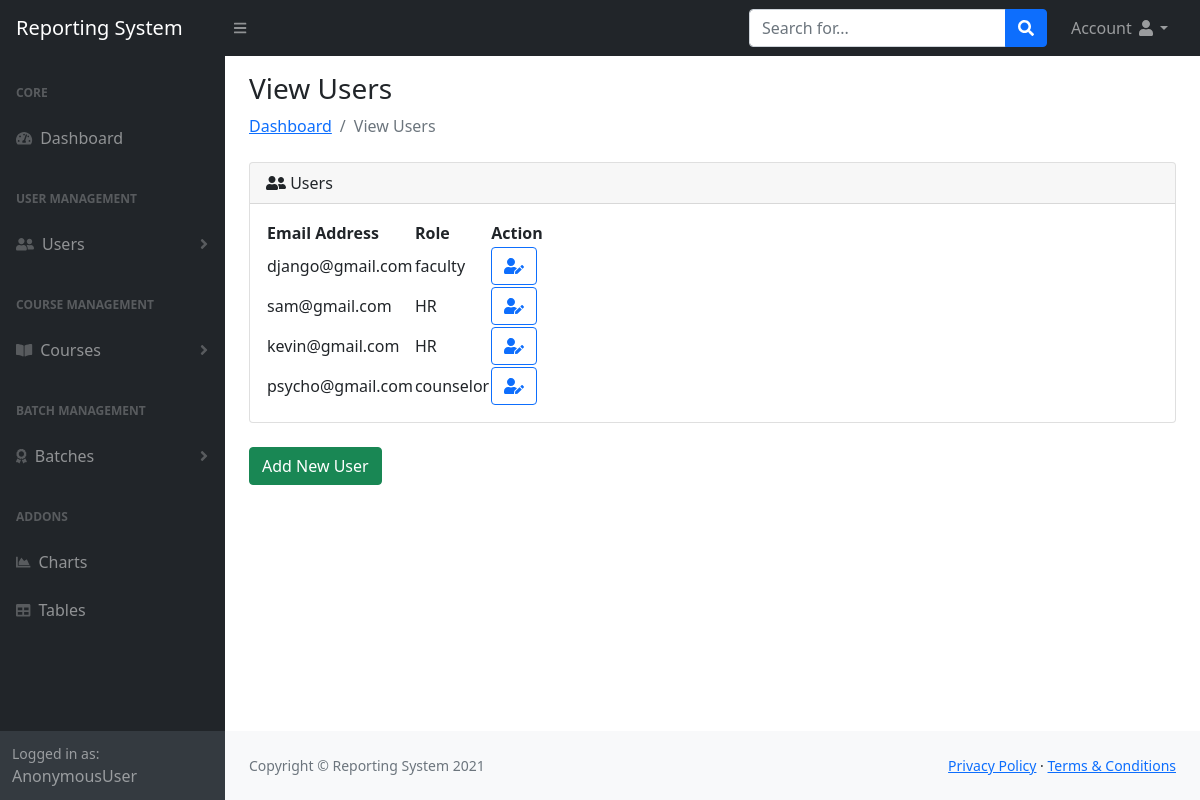
/head/users/, run on an earlier commit of the app's database.
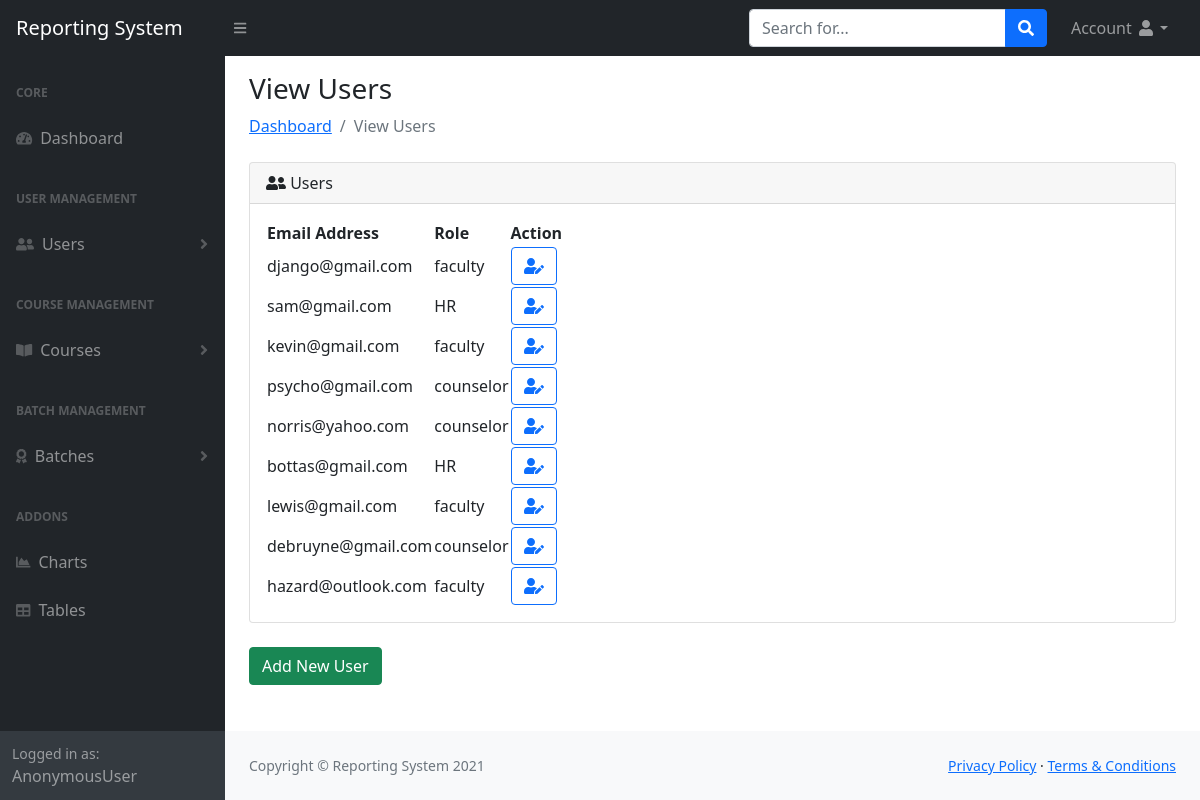
And on a later commit of the database.
### reporting/models.py (models this page shows, shortened)
class CustomUser(AbstractBaseUser):
    email = models.EmailField(
        verbose_name='email address',
        max_length=255,
        unique=True,
    )
    options = (('faculty', 'faculty'), ('HR', 'HR'), ('counselor', 'counselor'))
    role = models.CharField(max_length=50, choices=options, default='faculty')
    is_active = models.BooleanField(default=True)
    is_admin = models.BooleanField(default=False)
    objects = CustomUserManager()
    USERNAME_FIELD = 'email'
    REQUIRED_FIELDS = ['role', 'password']

### reporting/views.py (the view)
# urls.py: path('users/', views.UserList.as_view(), name='userlist'),
class UserList(ListView):
    model = models.CustomUser
    context_object_name = 'users'
    template_name = 'reporting/user_list.html'

### templates/reporting/user_list.html
<!DOCTYPE html>
{% extends 'reporting/index.html' %}
{% load static %}
{% block content %}
<div class="container-fluid px-4">
    <h3 class="mt-3">View Users</h3>
    <ol class="breadcrumb mb-4">
        <li class="breadcrumb-item"><a href="{% url 'admindash' %}">Dashboard</a></li>
        <li class="breadcrumb-item active">View Users</li>
    </ol>
    <div class="card mb-4">
        <div class="card-header">
            <i class="fas fa-user-friends"></i>
            Users
        </div>
        <div class="card-body">
            <table id="datatablesSimple">
                <thead>
                    <tr>
                        <th>Email Address</th>
                        <th>Role</th>
                        <th>Action</th>
                    </tr>
                </thead>
                <tbody>
                    {% for user in users %}
                    <tr>
                        <td>{{ user.email }}</td>
                        <td>{{ user.role }}</td>
                        <td>
                            <a href="{% url 'useredit' user.id %}" class="btn btn-outline-primary"><i class="fas fa-user-edit"></i></a>
                        </td>
                    </tr>
                    {% endfor %}
                </tbody>
            </table>
        </div>
    </div>
    <a href="{% url 'useradd' %}" class="btn btn-success">Add New User</a><br><br>
</div>
{% endblock %}

### templates/reporting/index.html (shortened to what this page needs)
<!DOCTYPE html>
{% load static %}
<html lang="en">
    <head>
        <link href="https://cdn.jsdelivr.net/npm/simple-datatables@latest/dist/style.css" rel="stylesheet" />
        <link href="{% static 'index/css/styles.css' %}" rel="stylesheet" />
    </head>
    <body class="sb-nav-fixed">
        <nav class="sb-topnav navbar navbar-expand navbar-dark bg-dark">
            <a class="navbar-brand ps-3" href="{% url 'admindash' %}">Reporting System</a>
            <button class="btn btn-link btn-sm order-1 order-lg-0 me-4 me-lg-0" id="sidebarToggle" href="#!"><i class="fas fa-bars"></i></button>
            <form class="d-none d-md-inline-block form-inline ms-auto me-0 me-md-3 my-2 my-md-0">
                <div class="input-group">
                    <input class="form-control" type="text" placeholder="Search for..." aria-label="Search for..." aria-describedby="btnNavbarSearch" />
                    <button class="btn btn-primary" id="btnNavbarSearch" type="button"><i class="fas fa-search"></i></button>
                </div>
            </form>
            <ul class="navbar-nav ms-auto ms-md-0 me-3 me-lg-4">
                <li class="nav-item dropdown">
                    <a class="nav-link dropdown-toggle" id="navbarDropdown" href="#" role="button" data-bs-toggle="dropdown" aria-expanded="false">Account <i class="fas fa-user fa-fw"></i></a>
                </li>
            </ul>
        </nav>
        <div id="layoutSidenav">
            <div id="layoutSidenav_nav">
                <nav class="sb-sidenav accordion sb-sidenav-dark" id="sidenavAccordion">
                    <div class="sb-sidenav-menu">
                        <div class="nav">
                            <div class="sb-sidenav-menu-heading">Core</div>
                            <a class="nav-link" href="{% url 'admindash' %}">
                                <div class="sb-nav-link-icon"><i class="fas fa-tachometer-alt"></i></div>
                                Dashboard
                            </a>
                            <div class="sb-sidenav-menu-heading">User Management</div>
                            <a class="nav-link collapsed" href="#" data-bs-toggle="collapse" data-bs-target="#collapseUsers" aria-expanded="false" aria-controls="collapseUsers">
                                <div class="sb-nav-link-icon"><i class="fas fa-user-friends"></i></div>
                                Users
                                <div class="sb-sidenav-collapse-arrow"><i class="fas fa-angle-down"></i></div>
                            </a>
                            <div class="sb-sidenav-menu-heading">Course Management</div>
                            <a class="nav-link collapsed" href="#" data-bs-toggle="collapse" data-bs-target="#collapseCourses" aria-expanded="false" aria-controls="collapseCourses">
                                <div class="sb-nav-link-icon"><i class="fas fa-book-open"></i></div>
                                Courses
                                <div class="sb-sidenav-collapse-arrow"><i class="fas fa-angle-down"></i></div>
                            </a>
                            <div class="sb-sidenav-menu-heading">Batch Management</div>
                            <a class="nav-link collapsed" href="#" data-bs-toggle="collapse" data-bs-target="#collapseBatches" aria-expanded="false" aria-controls="collapseBatches">
                                <div class="sb-nav-link-icon"><i class="fas fa-award"></i></div>
                                Batches
                                <div class="sb-sidenav-collapse-arrow"><i class="fas fa-angle-down"></i></div>
                            </a>
                            <div class="sb-sidenav-menu-heading">Addons</div>
                            <a class="nav-link" href="charts.html">
                                <div class="sb-nav-link-icon"><i class="fas fa-chart-area"></i></div>
                                Charts
                            </a>
                            <a class="nav-link" href="tables.html">
                                <div class="sb-nav-link-icon"><i class="fas fa-table"></i></div>
                                Tables
                            </a>
                        </div>
                    </div>
                    <div class="sb-sidenav-footer">
                        <div class="small">Logged in as:</div>
                        {{ request.user }}
                    </div>
                </nav>
            </div>
            <div id="layoutSidenav_content">
                <main>
                    {% block content %}
                    {% endblock %}
                </main>
                <footer class="py-4 bg-light mt-auto">
                    <div class="container-fluid px-4">
                        <div class="d-flex align-items-center justify-content-between small">
                            <div class="text-muted">Copyright &copy; Reporting System 2021</div>
                            <div>
                                <a href="#">Privacy Policy</a>
                                &middot;
                                <a href="#">Terms &amp; Conditions</a>
                            </div>
                        </div>
                    </div>
                </footer>
            </div>
        </div>
    </body>
</html>

What changed in the data, as far as the page shows it:
changed CustomUser "kevin@gmail.com": role "HR" → "faculty"
added CustomUser: email "norris@yahoo.com", role "counselor"
added CustomUser: email "bottas@gmail.com", role "HR"
added CustomUser: email "lewis@gmail.com", role "faculty"
added CustomUser: email "debruyne@gmail.com", role "counselor"
added CustomUser: email "hazard@outlook.com", role "faculty"
